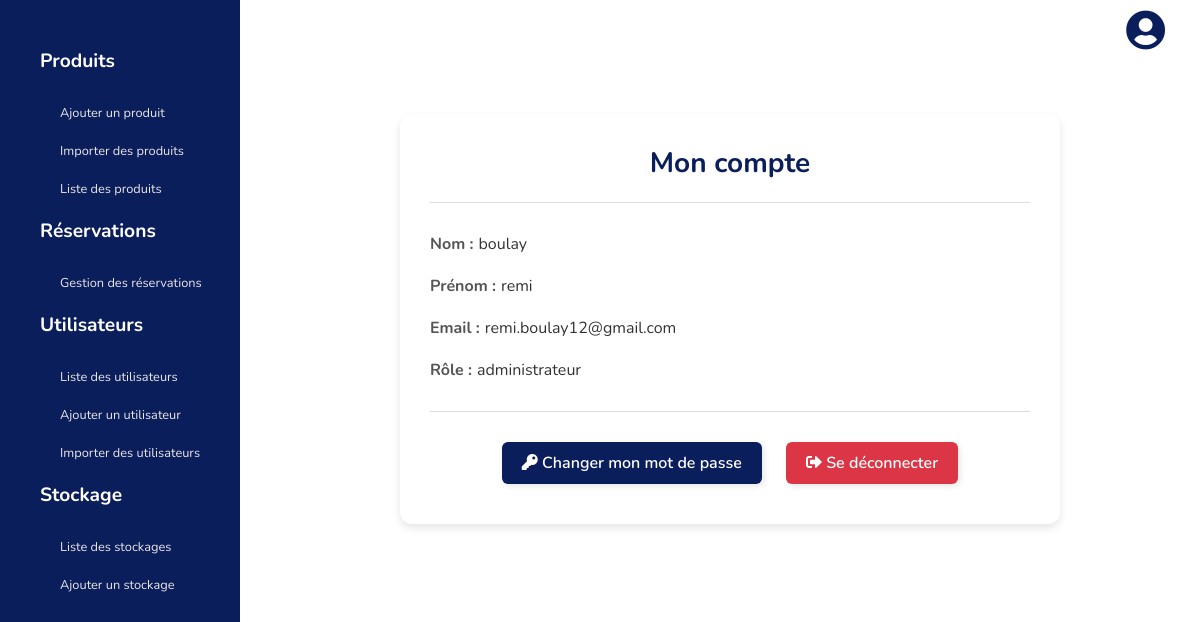
The page /mon_compte/ (signed in) on the database its author committed.
### apps/utilisateurs/models.py (models this page shows, shortened)
class Utilisateur(AbstractUser):
    ROLES = [
        ('etudiant', 'Etudiant'),
        ('preparateur', 'Preparateur'),
        ('administrateur', 'Administrateur'),
    ]
    ANNEES = [
        ('1ère année', '1ère année'),
        ('2ème année', '2ème année'),
        ('3ème année', '3ème année'),
    ]
    GROUPS = [
        ('Groupe 1', 'Groupe 1'),
        ('Groupe 2', 'Groupe 2'),
        ('Groupe 3', 'Groupe 3'),
        ('Groupe 4', 'Groupe 4'),
    ]
    id = models.AutoField(primary_key=True)
    role = models.CharField(max_length=100, choices=ROLES, default='etudiant')
    email = models.EmailField(unique=True)
    prenom = models.CharField(max_length=30)
    nom = models.CharField(max_length=30)
    annee = models.CharField(max_length=100, choices=ANNEES, blank=True, null=True)
    groupe = models.CharField(max_length=100, choices=GROUPS, blank=True, null=True)
    username = None
    USERNAME_FIELD = 'email'
    REQUIRED_FIELDS = ['prenom', 'nom','role']
    objects = CustomUtilisateurManager()
    groups = models.ManyToManyField('auth.Group', related_name='custom_user_set', blank=True)
    user_permissions = models.ManyToManyField('auth.Permission', related_name='custom_user_permissions_set', blank=True)

### apps/utilisateurs/views.py (the view)
# urls.py: path('mon_compte/', views.mon_compte, name='mon_compte'),
@login_required
def mon_compte(request):
    return render(request, 'utilisateurs/preparateurs/mon_compte.html', {
        'user': request.user
    })

### apps/utilisateurs/templates/utilisateurs/preparateurs/mon_compte.html
{% extends 'preparateurs/base.html' %}
{% load static %}
{% block styles %}
<link rel="stylesheet" href="{% static 'css/utilisateurs/mon_compte.css' %}">
{% endblock %}
{% block content %}
<div class="compte-container">
    <div class="compte-header">
        <h2>Mon compte</h2>
    </div>
    <div class="compte-details">
        <div class="detail-row">
            <span class="detail-label">Nom : </span>
            <span class="detail-value">{{ user.nom }}</span>
        </div>
        <div class="detail-row">
            <span class="detail-label">Prénom : </span>
            <span class="detail-value">{{ user.prenom }}</span>
        </div>
        <div class="detail-row">
            <span class="detail-label">Email : </span>
            <span class="detail-value">{{ user.email }}</span>
        </div>
        <div class="detail-row">
            <span class="detail-label">Rôle : </span>
            <span class="detail-value">{{ user.role }}</span>
        </div>
    </div>
    <div class="compte-actions">
        <a href="{% url 'utilisateurs:changer_mot_de_passe' %}" class="btn btn-primary">
            <i class="fas fa-key"></i> Changer mon mot de passe
        </a>
        <a href="{% url 'utilisateurs:deconnexion' %}" class="btn btn-danger">
            <i class="fas fa-sign-out-alt"></i> Se déconnecter
        </a>
    </div>
</div>
{% endblock %}

### apps/utilisateurs/static/css/utilisateurs/mon_compte.css (style rules this page uses)
.compte-container { max-width: 600px; margin: 50px auto; padding: 30px; background: #fff; border-radius: 12px; box-shadow: 0 4px 8px rgba(0, 0, 0, 0.1); font-family: 'Nunito', sans-serif; }
.compte-header { text-align: center; margin-bottom: 20px; color: #0B1E5C; }
.compte-header h2 { font-size: 28px; font-weight: bold; }
.compte-details { border-top: 1px solid #ddd; border-bottom: 1px solid #ddd; padding: 20px 0; margin-bottom: 20px; }
.detail-row { display: flex; padding: 10px 0; }
.detail-label { font-weight: 600; color: #555; margin-right: 5px; font-weight: bold; }
.detail-value { color: #333; }
.compte-actions { text-align: center; }
.compte-actions .btn { display: inline-block; padding: 10px 20px; font-size: 16px; font-weight: 600; text-decoration: none; border-radius: 6px; margin: 10px; transition: all 0.3s ease; color: #fff; box-shadow: 2px 2px 6px rgba(0, 0, 0, 0.1); }
.compte-actions .btn-primary { background-color: #0B1E5C; }
.compte-actions .btn-danger { background-color: #dc3545; }

### static/css/preparateurs/base.css (style rules this page uses)
a { text-decoration: none; color: var(--primary-color); }
html, body { margin: 0; padding: 0; height: 100%; width: 100%; display: flex; flex-direction: column; }

### static/css/base.css (style rules this page uses)
* { margin: 0; font-family: 'Nunito', sans-serif; }
:root { --primary-color: #0B1E5C; --secondary-color: #FFFFFF; --third-color: #D9E7F0; --fourth-color: #F5F5F5; --fifth-color: #EAE6E6; }

### rows shown on the page
Utilisateur: nom "boulay", prenom "remi", email "remi.boulay12@gmail.com", role "administrateur"
